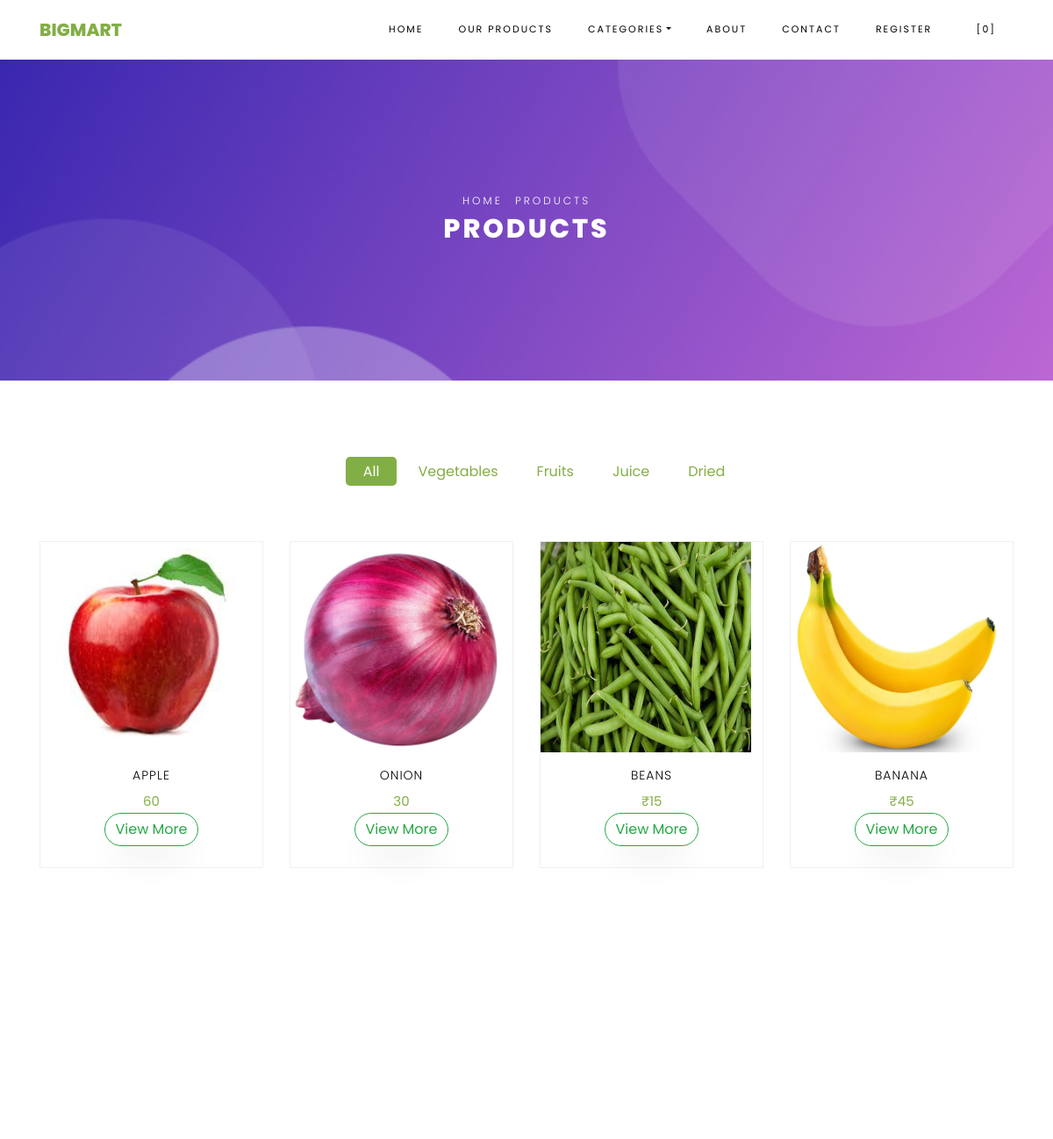
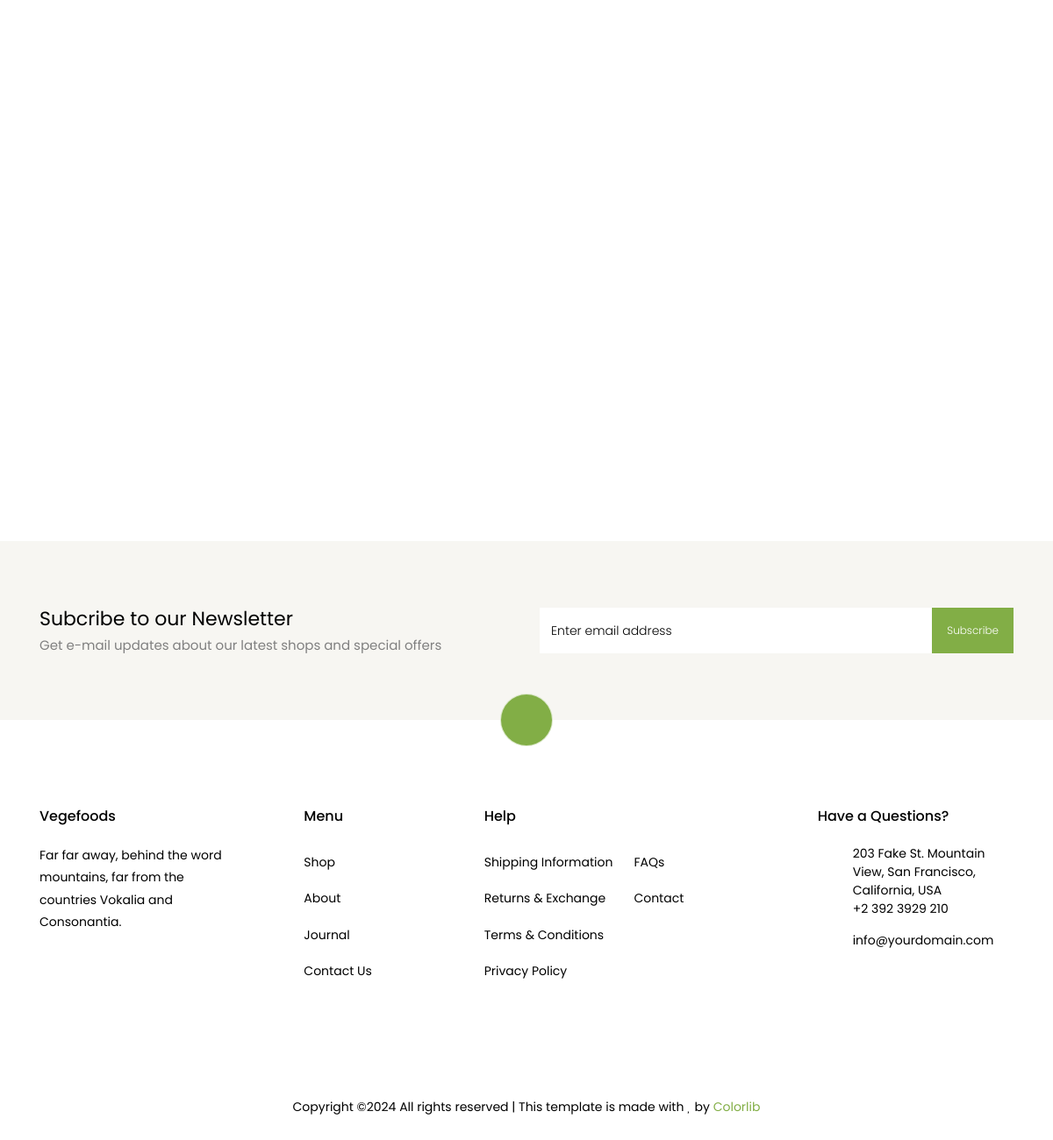
The app's page /product/ with its own data (2 pictures, top to bottom).
### backend/models.py (models this page shows)
class elementdb(models.Model):
    name = models.CharField(max_length=100,null=True,blank=True)
    Category = models.CharField(max_length=100,null=True,blank=True)
    price = models.CharField(max_length=100,null=True,blank=True)
    image = models.ImageField(upload_to='Product Images',null=True,blank=True)

### webapp/views.py (the view)
# urls.py: path('product/',views.productpage,name='product'),
def productpage(request):
    pro = elementdb.objects.all()
    cat = listdb.objects.all()
    return render(request,'products.html', {'pro':pro,'cat':cat})

### webapp/templates/products.html (shortened to what this page needs)
<!DOCTYPE html>
{% load static %}
<html lang="en">
  <head>
    <link rel="stylesheet" href="{% static 'new/css/open-iconic-bootstrap.min.css' %}">
    <link rel="stylesheet" href="{% static 'new/css/animate.css' %}">
    <link rel="stylesheet" href="{% static 'new/css/owl.carousel.min.css' %}">
    <link rel="stylesheet" href="{% static 'new/css/owl.theme.default.min.css' %}">
    <link rel="stylesheet" href="{% static 'new/css/magnific-popup.css' %}">
    <link rel="stylesheet" href="{% static 'new/css/aos.css' %}">
    <link rel="stylesheet" href="{% static 'new/css/ionicons.min.css' %}">
    <link rel="stylesheet" href="{% static 'new/css/bootstrap-datepicker.css' %}">
    <link rel="stylesheet" href="{% static 'new/css/jquery.timepicker.css' %}">
    <link rel="stylesheet" href="{% static 'new/css/flaticon.css' %}">
    <link rel="stylesheet" href="{% static 'new/css/icomoon.css' %}">
    <link rel="stylesheet" href="{% static 'new/css/style.css' %}">
  </head>
  <body class="goto-here">
    <nav class="navbar navbar-expand-lg navbar-dark ftco_navbar bg-dark ftco-navbar-light" id="ftco-navbar">
	    <div class="container">
	      <a class="navbar-brand" href="{% static 'new/index.html' %}">BigMart</a>
	      <div class="collapse navbar-collapse" id="ftco-nav">
	        <ul class="navbar-nav ml-auto">
	          <li class="nav-item active"><a href="{% url 'home' %}" class="nav-link">Home</a></li>
				<li class="nav-item active"><a href="{% url 'product' %}" class="nav-link">Our Products</a></li>
	          <li class="nav-item dropdown">
              <a class="nav-link dropdown-toggle" href="#" id="dropdown04" data-toggle="dropdown" aria-haspopup="true" aria-expanded="false">Categories</a>
            </li>
	          <li class="nav-item"><a href="{% url 'about' %}" class="nav-link">About</a></li>
	          <li class="nav-item"><a href="{% url 'contact' %}" class="nav-link">Contact</a></li>
                {% if request.session.Username %}
                <li class="nav-item"><a href="{% url 'logout' %}" class="nav-link">Welcome {{request.session.Username}}/Logout</a></li>
                {% else %}
                <li class="nav-item"><a href="{% url 'registerpage' %}" class="nav-link">Register</a></li>
                {% endif %}
	          <li class="nav-item cta cta-colored"><a href="{% static 'new/cart.html' %}" class="nav-link"><span class="icon-shopping_cart"></span>[0]</a></li>
	        </ul>
	      </div>
	    </div>
	  </nav>
    <div class="hero-wrap hero-bread" style="background-image: url({% static 'new/images/bg_1.jpg' %});">
      <div class="container">
        <div class="row no-gutters slider-text align-items-center justify-content-center">
          <div class="col-md-9 ftco-animate text-center">
          	<p class="breadcrumbs"><span class="mr-2"><a href="index.html">Home</a></span> <span>Products</span></p>
            <h1 class="mb-0 bread">Products</h1>
          </div>
        </div>
      </div>
    </div>
    <section class="ftco-section">
    	<div class="container">
    		<div class="row justify-content-center">
    			<div class="col-md-10 mb-5 text-center">
    				<ul class="product-category">
    					<li><a href="#" class="active">All</a></li>
    					<li><a href="#">Vegetables</a></li>
    					<li><a href="#">Fruits</a></li>
    					<li><a href="#">Juice</a></li>
    					<li><a href="#">Dried</a></li>
    				</ul>
    			</div>
    		</div>
    		<div class="row">
                {% for d in pro %}
    			<div class="col-md-6 col-lg-3 ftco-animate">
    				<div class="product">
    					<a href="{% url 'singleproduct' pro_name=d.id %}"><img src="{{d.image.url}}" alt="Colorlib Template" width="240px" height="240px">
    					</a>
    					<div class="text py-3 pb-4 px-3 text-center">
    						<h3>{{d.name}}</h3>
		    						<p class="price"><span class="price-sale">{{d.price}}</span></p>
                                    <BUTTON class="btn btn-outline-success">View More</BUTTON>
    					</div>
    				</div>
    			</div>
                {% endfor %}
    		</div>
    </section>
		<section class="ftco-section ftco-no-pt ftco-no-pb py-5 bg-light">
      <div class="container py-4">
        <div class="row d-flex justify-content-center py-5">
          <div class="col-md-6">
          	<h2 style="font-size: 22px;" class="mb-0">Subcribe to our Newsletter</h2>
          	<span>Get e-mail updates about our latest shops and special offers</span>
          </div>
          <div class="col-md-6 d-flex align-items-center">
            <form action="#" class="subscribe-form">
              <div class="form-group d-flex">
                <input type="text" class="form-control" placeholder="Enter email address">
                <input type="submit" value="Subscribe" class="submit px-3">
              </div>
            </form>
          </div>
        </div>
      </div>
    </section>
    <footer class="ftco-footer ftco-section">
      <div class="container">
      	<div class="row">
      		<div class="mouse">
						<a href="#" class="mouse-icon">
							<div class="mouse-wheel"><span class="ion-ios-arrow-up"></span></div>
						</a>
					</div>
      	</div>
        <div class="row mb-5">
          <div class="col-md">
            <div class="ftco-footer-widget mb-4">
              <h2 class="ftco-heading-2">Vegefoods</h2>
              <p>Far far away, behind the word mountains, far from the countries Vokalia and Consonantia.</p>
              <ul class="ftco-footer-social list-unstyled float-md-left float-lft mt-5">
              </ul>
            </div>
          </div>
          <div class="col-md">
            <div class="ftco-footer-widget mb-4 ml-md-5">
              <h2 class="ftco-heading-2">Menu</h2>
              <ul class="list-unstyled">
                <li><a href="#" class="py-2 d-block">Shop</a></li>
                <li><a href="#" class="py-2 d-block">About</a></li>
                <li><a href="#" class="py-2 d-block">Journal</a></li>
                <li><a href="#" class="py-2 d-block">Contact Us</a></li>
              </ul>
            </div>
          </div>
          <div class="col-md-4">
             <div class="ftco-footer-widget mb-4">
              <h2 class="ftco-heading-2">Help</h2>
              <div class="d-flex">
	              <ul class="list-unstyled mr-l-5 pr-l-3 mr-4">
	                <li><a href="#" class="py-2 d-block">Shipping Information</a></li>
	                <li><a href="#" class="py-2 d-block">Returns &amp; Exchange</a></li>
	                <li><a href="#" class="py-2 d-block">Terms &amp; Conditions</a></li>
	                <li><a href="#" class="py-2 d-block">Privacy Policy</a></li>
	              </ul>
	              <ul class="list-unstyled">
	                <li><a href="#" class="py-2 d-block">FAQs</a></li>
	                <li><a href="#" class="py-2 d-block">Contact</a></li>
	              </ul>
	            </div>
            </div>
          </div>
          <div class="col-md">
            <div class="ftco-footer-widget mb-4">
            	<h2 class="ftco-heading-2">Have a Questions?</h2>
            	<div class="block-23 mb-3">
	              <ul>
	                <li><span class="icon icon-map-marker"></span><span class="text">203 Fake St. Mountain View, San Francisco, California, USA</span></li>
	                <li><a href="#"><span class="icon icon-phone"></span><span class="text">+2 392 3929 210</span></a></li>
	                <li><a href="#"><span class="icon icon-envelope"></span><span class="text">info@yourdomain.com</span></a></li>
	              </ul>
	            </div>
            </div>
          </div>
        </div>
        <div class="row">
          <div class="col-md-12 text-center">
            <p>
						  Copyright &copy;<script>document.write(new Date().getFullYear());</script> All rights reserved | This template is made with <i class="icon-heart color-danger" aria-hidden="true"></i> by <a href="https://colorlib.com" target="_blank">Colorlib</a>
						</p>
          </div>
        </div>
      </div>
    </footer>
  </body>
</html>

### webapp/static/new/css/icomoon.css (style rules this page uses)
[class^="icon-"], [class*=" icon-"] { font-family: 'icomoon' !important; speak: none; font-style: normal; font-weight: normal; font-variant: normal; text-transform: none; line-height: 1; -webkit-font-smoothing: antialiased; -moz-osx-font-smoothing: grayscale; }
.icon-heart:before { content: "\f004"; }
.icon-map-marker:before { content: "\f041"; }
.icon-phone:before { content: "\f095"; }
.icon-envelope:before { content: "\f0e0"; }
.icon-shopping_cart:before { content: "\e8cc"; }

### records on screen
elementdb: image (picture), name "APPLE", price "60"
elementdb: image (picture), name "ONION", price "30"
elementdb: image (picture), name "BEANS", price "₹15"
elementdb: image (picture), name "BANANA", price "₹45"
